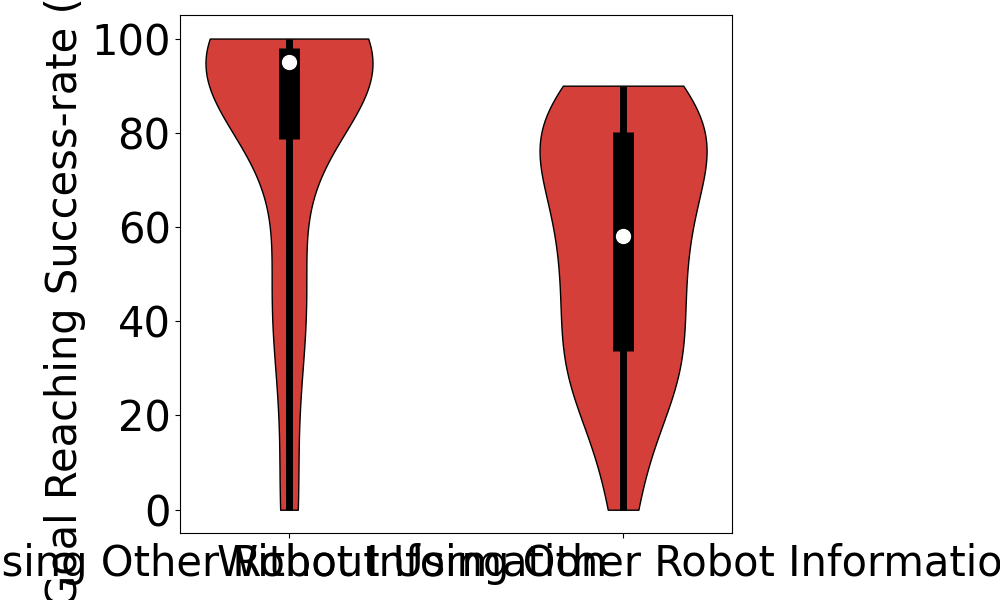
#> input picture Training_different_Inputs.png, 1000 x 600 px; its folder holds only this picture in this run
$ python -i utils.py   (imports and definitions only)
#> lines starting #> are read from the running program, lines starting #| are printed output that depends on the picture
'''
Helper functions, many from OpenAI baselines
'''
import matplotlib.pyplot as plt
# [1 line not run here, left out]
import os
import numpy as np
import cv2
import collections
import copy
import os
import multiprocessing
from glob import glob
import re
from pathlib import Path
home = str(Path.home())

tableau20 = [(31, 119, 180), (174, 199, 232), (255, 127, 14), (255, 187, 120),
          (44, 160, 44), (152, 223, 138), (214, 39, 40), (255, 152, 150),
          (148, 103, 189), (197, 176, 213), (140, 86, 75), (196, 156, 148),
          (227, 119, 194), (247, 182, 210), (127, 127, 127), (199, 199, 199),
          (188, 189, 34), (219, 219, 141), (23, 190, 207), (158, 218, 229)]
# Scale the RGB values to the [0, 1] range, which is the format matplotlib accepts.
# [3 lines not run here, left out]

def display_images(im1, im2=None, im3=None, lag=1):
    # print(im1.shape, im2.shape)
    if len(im1.shape) < 4:
        im1 = im1.reshape([-1] + list(im1.shape))
    if im2 is None:
        for im in im1:
            im = cv2.resize(im,dsize=(int(im.shape[1] * 6), int(im.shape[0] * 6)))
            cv2.imshow("frame", im)
            cv2.waitKey(lag)
    elif im3 is None:
        if len(im2.shape) < 4:
            im2 = im2.reshape([-1] + list(im2.shape))
        for i1, i2 in zip(im1, im2):
            i1 = cv2.resize(i1,dsize=(int(i1.shape[1] * 6), int(i1.shape[0] * 6)))
            i2 = cv2.resize(i2,dsize=(int(i2.shape[1] * 6), int(i2.shape[0] * 6)))
            cv2.imshow("frame", np.hstack([i1,i2]))
            cv2.waitKey(lag)
    else:
        if len(im2.shape) < 4:
            im2 = im2.reshape([-1] + list(im2.shape))
        if len(im3.shape) < 4:
            im3 = im3.reshape([-1] + list(im3.shape))
        for i1, i2, i3 in zip(im1, im2, im3):
            i1 = cv2.resize(i1,dsize=(int(i1.shape[1] * 6), int(i1.shape[0] * 6)))
            i2 = cv2.resize(i2,dsize=(int(i2.shape[1] * 6), int(i2.shape[0] * 6)))
            i3 = cv2.resize(i3,dsize=(int(i3.shape[1] * 6), int(i3.shape[0] * 6)))
            cv2.imshow("frame", np.hstack([i1,i2,i3]))
            cv2.waitKey(lag)

# [479 lines of commented-out code are left out]

>>> import cv2
>>> picture = cv2.imread('../../../Training_different_Inputs.png')
#> picture is the input picture: shape (600, 1000, 3); mean B, G, R 218.8, 219.3, 235.7
>>> result = display_images(picture)
#> the loop in display_images, `for im in im1:` made 1 pass
#> pass 1, in display_images, `im = cv2.resize(im,dsize=(int(im.shape[1] * 6), int(im.shape[0] * 6)))`:
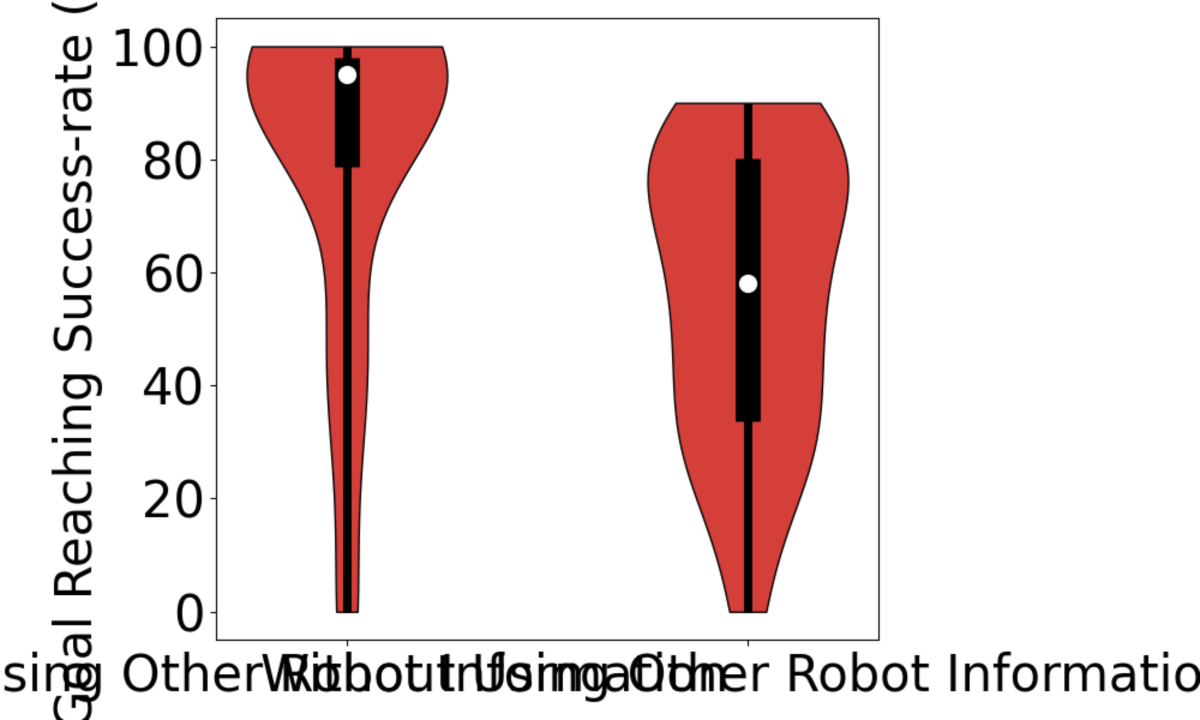
#> im: shape (3600, 6000, 3) (shown at 1/5 size); mean of channels 0, 1, 2 218.8, 219.3, 235.6; drawn as B, G, R
